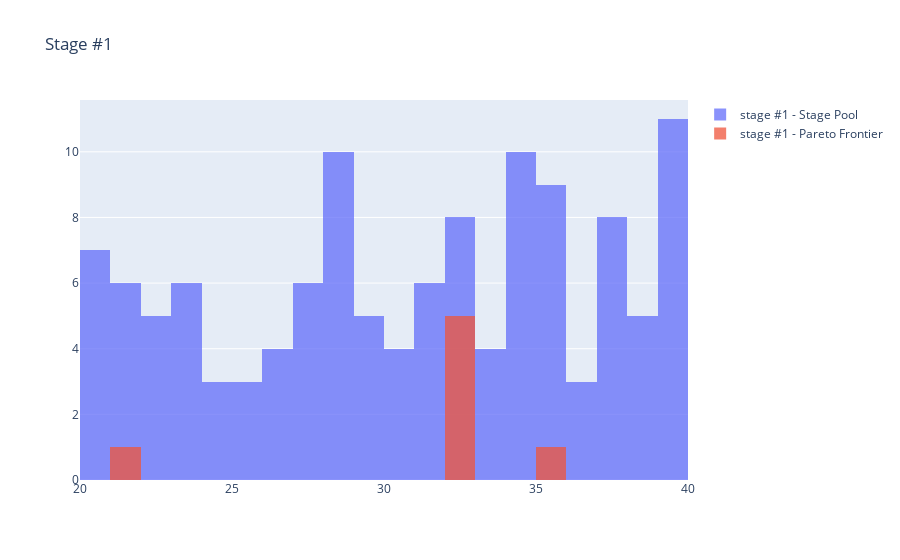

Write notebook code for a chart like this one.
### Code cell
####################
# stage - 1
####################
fig = go.Figure()

start = 20
end = 40
size = 1

fig.add_trace(go.Histogram(
    x=node_dict[1],
    name='stage #1 - Stage Pool',
    xbins=dict(
        start=start,
        end=end,
        size=size)
))
              
fig.add_trace(go.Histogram(
    x=stage_1_node,
    name='stage #1 - Pareto Frontier',
    xbins=dict(
        start=start,
        end=end,
        size=size)
))

# Overlay both histograms
fig.update_layout(
    barmode='overlay',
    title_text="Stage #1")

# Reduce opacity to see both histograms
fig.update_traces(opacity=0.75)
fig.show()

### Figure 1 — Plotly figure (JSON) as saved in the notebook; plotly's stock layout.template omitted (floating-point values rounded to 4 significant figures)
{"data": [{"name": "stage #1 - Stage Pool", "opacity": 0.75, "type": "histogram", "x": [21, 35, 32, 29, 39, 36, 28, 25, 23, 34, 23, 38, 20, 23, 37, 28, 29, 31, 29, 28, 39, 33, 39, 37, 24, 35, 22, 28, 35, 38, 30, 32, 34, 22, 25, 24, 31, 39, 36, 34, 40, 23, 33, 37, 32, 26, 31, 23, 28, 28, 20, 32, 33, 26, 20, 37, 21, 20, 33, 20, 35, 34, 28, 24, 31, 35, 35, 35, 21, 30, 37, 21, 36, 34, 26, 34, 39, 39, 32, 28, 37, 34, 34, 23, 37, 27, 34, 30, 39, 29, 40, 39, 22, 37, 35, 27, 39, 39, 27, 20, 21, 38, 40, 21, 27, 32, 38, 22, 39, 31, 22, 27, 35, 20, 30, 28, 31, 28, 26, 40, 29, 25, 40, 38, 32, 32, 27, 34], "xbins": {"end": 40, "size": 1, "start": 20}}, {"name": "stage #1 - Pareto Frontier", "opacity": 0.75, "type": "histogram", "x": [32, 32, 32, 32, 32, 21, 35], "xbins": {"end": 40, "size": 1, "start": 20}}], "layout": {"barmode": "overlay", "title": {"text": "Stage #1"}}}
